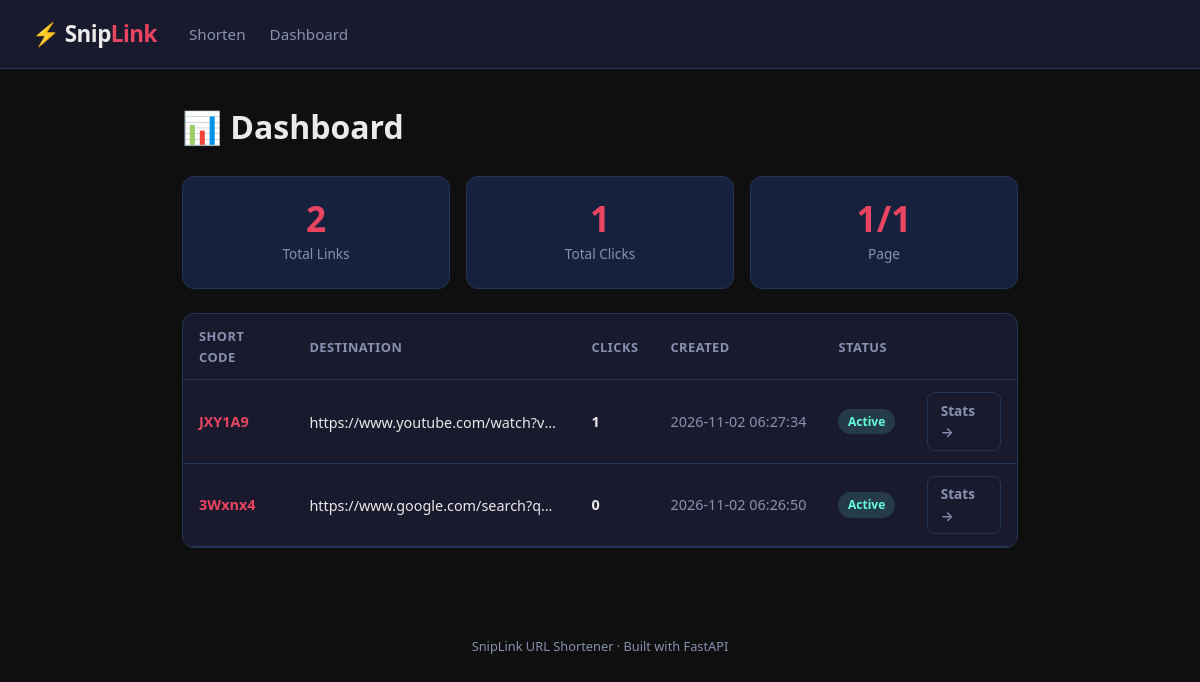
/dashboard, run on the app's committed database.
### tables this page shows
CREATE TABLE urls (
                id INTEGER PRIMARY KEY AUTOINCREMENT,
                short_code TEXT UNIQUE NOT NULL,
                original_url TEXT NOT NULL,
                created_at TEXT NOT NULL DEFAULT (datetime('now')),
                is_active INTEGER NOT NULL DEFAULT 1
            );

### main.py (the view)
@app.get("/dashboard", response_class=HTMLResponse)
async def dashboard(request: Request, page: int = Query(1, ge=1)):
    data = list_all_urls(page=page)
    return templates.TemplateResponse("dashboard.html", {"request": request, **data})

### templates/dashboard.html (shortened to what this page needs)
{% extends "base.html" %}
{% block content %}
<h1 style="margin-bottom: 1.5rem;">📊 Dashboard</h1>
<div class="stat-grid">
  <div class="stat-card">
    <div class="number">{{ total }}</div>
    <div class="label">Total Links</div>
  </div>
  <div class="stat-card">
    <div class="number">{{ urls | sum(attribute='total_clicks') }}</div>
    <div class="label">Total Clicks</div>
  </div>
  <div class="stat-card">
    <div class="number">{{ page }}/{{ total_pages }}</div>
    <div class="label">Page</div>
  </div>
</div>
<div class="card" style="padding: 0; overflow-x: auto;">
  {% if urls %}
  <table>
    <thead>
      <tr>
        <th>Short Code</th>
        <th>Destination</th>
        <th>Clicks</th>
        <th>Created</th>
        <th>Status</th>
        <th></th>
      </tr>
    </thead>
    <tbody>
      {% for u in urls %}
      <tr>
        <td><a href="/{{ u.short_code }}" target="_blank"><strong>{{ u.short_code }}</strong></a></td>
        <td><span class="truncate" title="{{ u.original_url }}">{{ u.original_url }}</span></td>
        <td><strong>{{ u.total_clicks }}</strong></td>
        <td style="color: var(--text-muted); white-space: nowrap;">{{ u.created_at }}</td>
        <td>
          {% if u.is_active %}
            <span class="badge badge-active">Active</span>
          {% else %}
            <span class="badge badge-inactive">Inactive</span>
          {% endif %}
        </td>
        <td>
          <a href="/stats/{{ u.short_code }}" class="btn btn-outline btn-sm">Stats →</a>
        </td>
      </tr>
      {% endfor %}
    </tbody>
  </table>
  {% else %}
  <div class="empty">
    <h3>No links yet</h3>
    <p>Go to the <a href="/">home page</a> to create your first short link.</p>
  </div>
  {% endif %}
</div>
{% endblock %}

### templates/base.html (shortened to what this page needs)
<!DOCTYPE html>
<html lang="en">
<head>
</head>
<body>
  <nav>
    <a href="/" class="brand">⚡ <span>Snip</span>Link</a>
    <div class="links">
      <a href="/">Shorten</a>
      <a href="/dashboard">Dashboard</a>
    </div>
  </nav>
  <div class="container">
    {% block content %}{% endblock %}
  </div>
  <footer>SnipLink URL Shortener &middot; Built with FastAPI</footer>
</body>
</html>

### templates/base.html (style rules this page uses)
:root { --bg: #0f0f0f; --surface: #1a1a2e; --surface2: #16213e; --primary: #e94560; --primary-hover: #ff6b81; --accent: #0f3460; --text: #eaeaea; --text-muted: #8892b0; --border: #233554; --success: #64ffda; --radius: 12px; --font: 'Segoe UI', system-ui, -apple-system, sans-serif; }
* { margin: 0; padding: 0; box-sizing: border-box; }
body { font-family: var(--font); background: var(--bg); color: var(--text); min-height: 100vh; line-height: 1.6; }
a { color: var(--primary); text-decoration: none; }
nav { background: var(--surface); border-bottom: 1px solid var(--border); padding: 1rem 2rem; display: flex; align-items: center; gap: 2rem; }
nav .brand { font-size: 1.4rem; font-weight: 700; color: var(--primary); letter-spacing: -0.5px; }
nav .brand span { color: var(--text); }
nav .links { display: flex; gap: 1.5rem; }
nav .links a { color: var(--text-muted); font-size: 0.95rem; transition: color 0.2s; }
.container { max-width: 900px; margin: 0 auto; padding: 2rem; }
.card { background: var(--surface); border: 1px solid var(--border); border-radius: var(--radius); padding: 2rem; margin-bottom: 1.5rem; }
.btn { display: inline-flex; align-items: center; gap: 0.5rem; padding: 0.8rem 1.5rem; border: none; border-radius: 8px; font-size: 1rem; font-weight: 600; cursor: pointer; transition: all 0.2s; }
.btn-sm { padding: 0.4rem 0.8rem; font-size: 0.85rem; }
.btn-outline { background: transparent; border: 1px solid var(--border); color: var(--text-muted); }
table { width: 100%; border-collapse: collapse; }
th, td { text-align: left; padding: 0.75rem 1rem; border-bottom: 1px solid var(--border); font-size: 0.9rem; }
th { color: var(--text-muted); font-weight: 600; font-size: 0.8rem; text-transform: uppercase; letter-spacing: 0.5px; }
td { color: var(--text); }
.badge { display: inline-block; padding: 0.2rem 0.6rem; border-radius: 99px; font-size: 0.75rem; font-weight: 600; }
.badge-active { background: rgba(100,255,218,0.15); color: var(--success); }
.truncate { max-width: 250px; white-space: nowrap; overflow: hidden; text-overflow: ellipsis; display: inline-block; vertical-align: middle; }
.stat-grid { display: grid; grid-template-columns: repeat(auto-fit, minmax(180px, 1fr)); gap: 1rem; margin-bottom: 1.5rem; }
.stat-card { background: var(--surface2); border: 1px solid var(--border); border-radius: var(--radius); padding: 1.5rem; text-align: center; }
.stat-card .number { font-size: 2.2rem; font-weight: 800; color: var(--primary); line-height: 1; }
.stat-card .label { color: var(--text-muted); font-size: 0.85rem; margin-top: 0.4rem; }
footer { text-align: center; padding: 2rem; color: var(--text-muted); font-size: 0.8rem; }

### data on the page
urls: short_code "JXY1A9", original_url "https://www.youtube.com/watch?v…", total_clicks "1", created_at "2026-11-02 06:27:34", shows "Active"
urls: short_code "3Wxnx4", original_url "https://www.google.com/search?q…", total_clicks "0", created_at "2026-11-02 06:26:50", is_active "Active"

### other printed values
{{ total }} "2"
{{ urls | sum(attribute='total_clicks') }} "1"
{{ page }} "1"
{{ total_pages }} "1"
